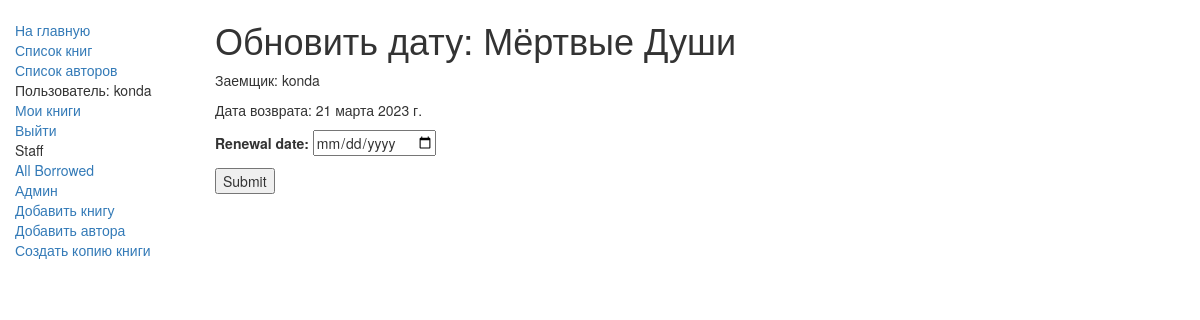
The app's page /catalog/booki/db765b8b05de4abfb0ebf82fcb6bd535/ (signed in) with its own data.
### catalog/models.py (models this page shows, shortened)
class BookInstance(models.Model):
    id = models.UUIDField(primary_key=True, default=uuid.uuid4,
                          help_text="Unique ID for this particular book across whole library")
    book = models.ForeignKey('Book', on_delete=models.SET_NULL, null=True)
    imprint = models.CharField(max_length=200)
    due_back = models.DateField(null=True, blank=True)
    borrower = models.ForeignKey(User, on_delete=models.SET_NULL, null=True, blank=True)
    LOAN_STATUS = (
        ('m', 'Maintenance'),
        ('o', 'On loan'),
        ('a', 'Доступно'),
        ('r', 'Reserved'),
    )
    status = models.CharField(max_length=1, choices=LOAN_STATUS, blank=True, default='m', help_text='Book availability')
    class Meta:
        ordering = ["due_back"]
        permissions = (("can_mark_returned", "Set book as returned"),)

class Book(models.Model):
    def display_genre(self):
        return ', '.join([genre.name for genre in self.genre.all()[:3]])
    display_genre.short_description = 'Genre'
    title = models.CharField(max_length=40)
    author = models.ForeignKey(Author, on_delete=models.SET_NULL, null=True)
    summary = models.TextField(max_length=1000, help_text="Enter a brief description of the book")
    isbn = models.CharField('ISBN', max_length=13,
                            help_text='13 Character <a href="https://www.isbn-international.org/content/what-isbn">ISBN number</a>')
    genre = models.ManyToManyField(Genre, help_text="Select a genre for this book")
    class Meta:
        ordering = ['title', 'author']

### catalog/views.py (the view)
# urls.py: path('booki/<pk>/', views.renew_book_librarian, name='renew-book-librarian'),
@permission_required('catalog.can_mark_returned')
def renew_book_librarian(request, pk):
    book_inst = get_object_or_404(BookInstance, pk=pk)
    if request.method == 'POST':
        form = RenewBookForm(request.POST)
        if form.is_valid():
            book_inst.due_back = form.cleaned_data['renewal_date']
            book_inst.save()
            return HttpResponseRedirect(reverse('all-borrowed'))
    else:
        proposed_renewal_date = datetime.date.today() + datetime.timedelta(weeks=3)
        form = RenewBookForm(initial={'renewal_date': proposed_renewal_date, })
    return render(request, 'catalog/book_renew_librarian.html', {'form': form, 'bookinst': book_inst})

### catalog/views.py (shortened to what this page needs)
class RenewBookForm(forms.Form):
    renewal_date = forms.DateField(widget=forms.DateInput(attrs={'type': 'date'}))

### catalog/templates/catalog/book_renew_librarian.html (shortened to what this page needs)
{% extends "catalog/base.html" %}
{% block content %}
    <h1>Обновить дату: {{bookinst.book.title}}</h1>
    <p>Заемщик: {{bookinst.borrower}}</p>
    <p>Дата возврата: {{bookinst.due_back}}</p>
<form method="post">
  {{ form.as_p }}
  <button type="submit">Submit</button>
</form>
{% endblock %}

### catalog/templates/catalog/base.html (shortened to what this page needs)
<!DOCTYPE html>
<html lang="en">
<head>
    <link rel="stylesheet" href="https://maxcdn.bootstrapcdn.com/bootstrap/3.3.7/css/bootstrap.min.css">
    {% load static %}
    <link rel="stylesheet" href="{% static 'catalog/css/style.css' %}">
</head>
<body>
<div class="container-fluid">
    <div class="row">
        <div class="col-sm-2">
            {% block sidebar %}
            <ul class="sidebar-nav">
                <li><a href="{% url 'index' %}">На главную</a></li>
                <li><a href=" {% url 'books' %} ">Список книг</a></li>
                <li><a href=" {% url 'authors' %} ">Список авторов</a></li>
                {% if user.is_authenticated %}
                <li class="pidor">Пользователь: {{ user.get_username }}</li>
                <li><a href="{% url 'my-borrowed' %}">Мои книги</a></li>
                <li><a href="{% url 'logout'%}?next={{request.path}}">Выйти</a></li>
                {% else %}
                <li><a href="{% url 'login'%}?next={{request.path}}">Войти</a></li>
                {% endif %}
                {% if user.is_superuser %}
                <li>Staff</li>
                <li><a href="{% url 'all-borrowed' %}">All Borrowed</a></li>
                <li class="pidor"><a href="/admin">Админ</a></li>
                <li><a href="{% url 'book-create' %}">Добавить книгу</a></li>
                <li><a href="{% url 'author-create' %}">Добавить автора</a></li>
                <li><a href="{% url 'bookInstance-create' %}">Создать копию книги</a></li>
                {% endif %}
            </ul>
            {% endblock %}
        </div>
        <div class="col-sm-10 ">
            {% block content %}{% endblock %}
        </div>
    </div>
</div>
</body>
</html>

### catalog/static/catalog/css/style.css (style rules this page uses)
.sidebar-nav { margin-top: 20px; padding: 0; list-style: none; }

### records on screen
BookInstance: book "Мёртвые Души", borrower "konda", due_back "21 марта 2023 г."

### other values on screen
{{ user.get_username }} "konda"
